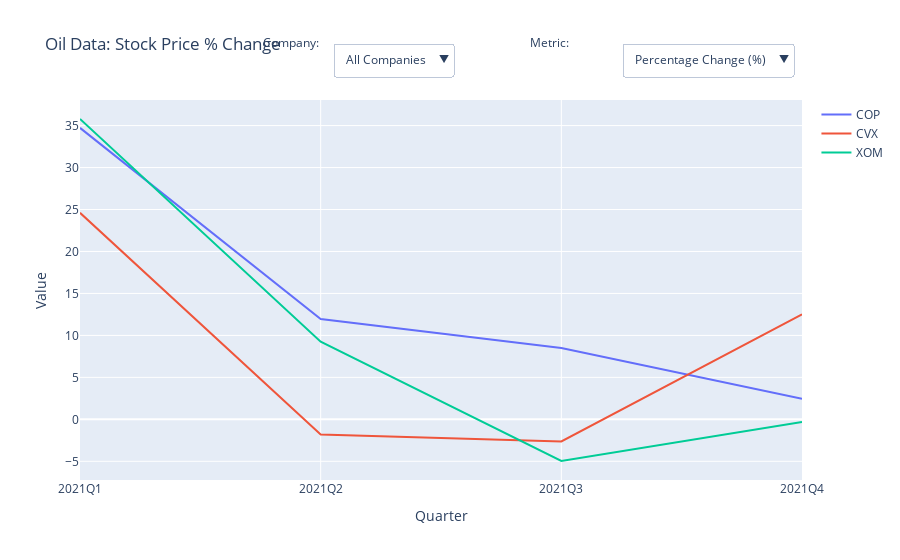

The cell this chart's notebook holds for it:
### Code cell
# Create an empty figure object
fig = go.Figure()

# Add traces for all three companies (initially set to show 'Adj Close')
for company in companies:
    company_data = df_oil[df_oil['Company'] == company]
    fig.add_trace(go.Scatter(x=company_data['Quarter'], y=company_data['Percentage Change (%)'], mode='lines', name=company))

# Create dropdowns for company selection and metric selection with adjusted labels
fig.update_layout(
    title="Oil Data: Stock Price % Change",
    xaxis_title="Quarter",
    yaxis_title="Value",
    updatemenus=[
        # Dropdown for selecting company
        dict(
            buttons=[
                dict(
                    label="All Companies",
                    method="update",
                    args=[{"visible": [True, True, True]},
                          {"title": "Oil Data: Percentage Change (All Companies)"}]
                )
            ] + [
                dict(
                    label=company,
                    method="update",
                    args=[{"visible": [company == comp for comp in companies]},
                          {"title": f"Oil Data: Quarterly Volume ({company})"}]
                ) for company in companies
            ],
            direction="down",
            showactive=True,
            pad={"r": 10},  # Add padding to the right of the dropdown
            x=0.35,  # Adjust position to fit inline with label
            xanchor="left",
            y=1.15,
            yanchor="top",
        ),
        # Dropdown for selecting metric (e.g., Adj Close, Volume, etc.)
        dict(
            buttons=[dict(
                label=metric,
                method="update",
                args=[{"y": [df_oil[df_oil['Company'] == company][metric] for company in companies]},
                      {"title": f"Oil Data: {metric}"}]
            ) for metric in available_columns],
            direction="down",
            showactive=True,
            pad={"r": 10},  # Add padding to the right of the dropdown
            x=0.75,  # Adjust position to fit inline with label
            xanchor="left",
            y=1.15,
            yanchor="top",
        )
    ]
)

# Add labels for dropdowns (Company: DROPDOWN  Metric: DROPDOWN)
fig.add_annotation(x=0.25, y=1.18, xref='paper', yref='paper', showarrow=False, text="Company:", font=dict(size=12))
fig.add_annotation(x=0.65, y=1.18, xref='paper', yref='paper', showarrow=False, text="Metric:", font=dict(size=12))

# Show the figure
fig.show()

### Figure 1 — Plotly figure (JSON) as saved in the notebook; plotly's stock layout.template omitted (floating-point values rounded to 4 significant figures)
{"data": [{"mode": "lines", "name": "COP", "type": "scatter", "x": ["2021Q1", "2021Q2", "2021Q3", "2021Q4"], "y": [34.72, 11.96, 8.492, 2.439]}, {"mode": "lines", "name": "CVX", "type": "scatter", "x": ["2021Q1", "2021Q2", "2021Q3", "2021Q4"], "y": [24.6, -1.806, -2.627, 12.51]}, {"mode": "lines", "name": "XOM", "type": "scatter", "x": ["2021Q1", "2021Q2", "2021Q3", "2021Q4"], "y": [35.78, 9.252, -4.964, -0.3118]}], "layout": {"annotations": [{"font": {"size": 12}, "showarrow": false, "text": "Company:", "x": 0.25, "xref": "paper", "y": 1.18, "yref": "paper"}, {"font": {"size": 12}, "showarrow": false, "text": "Metric:", "x": 0.65, "xref": "paper", "y": 1.18, "yref": "paper"}], "title": {"text": "Oil Data: Stock Price % Change"}, "updatemenus": [{"buttons": [{"args": [{"visible": [true, true, true]}, {"title": "Oil Data: Percentage Change (All Companies)"}], "label": "All Companies", "method": "update"}, {"args": [{"visible": [true, false, false]}, {"title": "Oil Data: Quarterly Volume (COP)"}], "label": "COP", "method": "update"}, {"args": [{"visible": [false, true, false]}, {"title": "Oil Data: Quarterly Volume (CVX)"}], "label": "CVX", "method": "update"}, {"args": [{"visible": [false, false, true]}, {"title": "Oil Data: Quarterly Volume (XOM)"}], "label": "XOM", "method": "update"}], "direction": "down", "pad": {"r": 10}, "showactive": true, "x": 0.35, "xanchor": "left", "y": 1.15, "yanchor": "top"}, {"buttons": [{"args": [{"y": [[34.72, 11.96, 8.492, 2.439], [24.6, -1.806, -2.627, 12.51], [35.78, 9.252, -4.964, -0.3118]]}, {"title": "Oil Data: Percentage Change (%)"}], "label": "Percentage Change (%)", "method": "update"}, {"args": [{"y": [[689248900, 537368600, 550913900, 511491700], [705058900, 608668800, 669614200, 658214400], [1929528100, 1505610200, 1325173700, 1284388400]]}, {"title": "Oil Data: Quarterly Volume"}], "label": "Quarterly Volume", "method": "update"}, {"args": [{"y": [[30.79, 14.65, 8.103, 5.557], [23.07, -0.494, -5.143, 14.8], [34.69, 12.0, -8.565, 2.996]]}, {"title": "Oil Data: Quarter ROI (%)"}], "label": "Quarter ROI (%)", "method": "update"}, {"args": [{"y": [[461.9, 219.7, 121.6, 83.36], [346.0, -7.41, -77.14, 222.0], [520.4, 180.0, -128.5, 44.94]]}, {"title": "Oil Data: ROI on $1500 ($)"}], "label": "ROI on $1500 ($)", "method": "update"}], "direction": "down", "pad": {"r": 10}, "showactive": true, "x": 0.75, "xanchor": "left", "y": 1.15, "yanchor": "top"}], "xaxis": {"title": {"text": "Quarter"}}, "yaxis": {"title": {"text": "Value"}}}}
